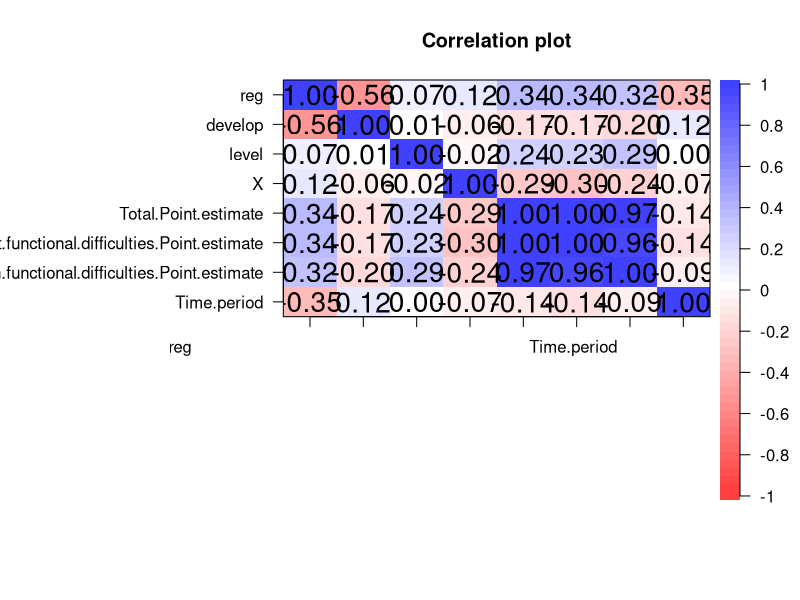

Source code (R): (Note: this script raises an error after producing the figure.)
library(psych)
library(caret)
library(dplyr)
library(car)

oor=read.csv("HousingOOR.csv")
dt1=subset(oor,select = c(reg,develop,level,X,
                          Total.Point.estimate,Children.without.functional.difficulties.Point.estimate,
                          Children.with.functional.difficulties.Point.estimate,Time.period))
corPlot(cor(dt1))

set.seed(8)
split1<- sample(c(rep(0, 0.7 * nrow(dt1)), rep(1, 0.3 * nrow(dt1))))
table(split1)
train=dt1[split1==0,]
test=dt1[split1==1,]

model=lm(Children.with.functional.difficulties.Point.estimate~.,data = train)
dtPred=predict(model,test)

rmse(test$Children.with.functional.difficulties.Point.estimate, dtPred)
#2.270764

#model=lm(Children.with.functional.difficulties.Point.estimate~.,data = dt1)

summary(model)
# Call:
#   lm(formula = Children.with.functional.difficulties.Point.estimate ~ 
#        ., data = train)
# 
# Residuals:
#   Min      1Q  Median      3Q     Max 
# -4.2412 -1.7173 -0.6061  0.9210 10.6210 
# 
# Coefficients:
#   Estimate Std. Error t value Pr(>|t|)    
# (Intercept)                                             -536.2213   720.2423  -0.745    0.459    
# reg                                                       -0.2311     0.2999  -0.771    0.443    
# develop                                                   -0.6709     0.7290  -0.920    0.360    
# level                                                      0.4489     0.4004   1.121    0.266    
# X                                                          0.5994     0.6604   0.908    0.367    
# Total.Point.estimate                                       4.7735     0.3821  12.494  < 2e-16 ***
#   Children.without.functional.difficulties.Point.estimate   -3.8013     0.3869  -9.824  4.1e-15 ***
#   Time.period                                                0.2665     0.3566   0.747    0.457    
# ---
#   Signif. codes:  0 '***' 0.001 '**' 0.01 '*' 0.05 '.' 0.1 ' ' 1
# 
# Residual standard error: 2.707 on 75 degrees of freedom
# Multiple R-squared:  0.9783,	Adjusted R-squared:  0.9763 
# F-statistic: 483.1 on 7 and 75 DF,  p-value: < 2.2e-16


plot(model,2)
#require regression for tpe
dt1_tpe=subset(train,select = -c(Children.without.functional.difficulties.Point.estimate,Children.with.functional.difficulties.Point.estimate))
model_tpe=lm(Total.Point.estimate~.,data = dt1_tpe)
summary(model_tpe)
# lm(formula = Total.Point.estimate ~ ., data = dt1_tpe)
# 
# Residuals:
#   Min      1Q  Median      3Q     Max 
# -21.256  -9.286  -2.427   6.926  42.921 
# 
# Coefficients:
#   Estimate Std. Error t value Pr(>|t|)   
# (Intercept) -235.8479  3791.3357  -0.062  0.95056   
# reg            4.7595     1.4932   3.187  0.00207 **
#   develop       -0.8227     3.7722  -0.218  0.82794   
# level          3.8127     2.0324   1.876  0.06445 . 
# X            -10.9006     3.1967  -3.410  0.00104 **
#   Time.period    0.1216     1.8773   0.065  0.94851   
# ---
#   Signif. codes:  0 '***' 0.001 '**' 0.01 '*' 0.05 '.' 0.1 ' ' 1
# 
# Residual standard error: 14.35 on 77 degrees of freedom
# Multiple R-squared:  0.3029,	Adjusted R-squared:  0.2576 
# F-statistic: 6.692 on 5 and 77 DF,  p-value: 3.173e-05

plot(model_tpe,2)

#require regression for cwithout
dt1_cthout=subset(train,select = -c(Total.Point.estimate,Children.with.functional.difficulties.Point.estimate))
model_cthout=lm(Children.without.functional.difficulties.Point.estimate~.,data=dt1_cthout)
summary(model_cthout)
# call:
#   lm(formula = Children.without.functional.difficulties.Point.estimate ~ 
#        ., data = dt1_cthout)
# 
# Residuals:
#   Min      1Q  Median      3Q     Max 
# -21.208  -8.718  -3.010   7.631  42.289 
# 
# Coefficients:
#   Estimate Std. Error t value Pr(>|t|)    
# (Intercept) -1.047e+01  3.744e+03  -0.003 0.997775    
# reg          4.726e+00  1.474e+00   3.205 0.001965 ** 
#   develop     -4.025e-01  3.725e+00  -0.108 0.914226    
# level        3.547e+00  2.007e+00   1.768 0.081088 .  
# X           -1.109e+01  3.156e+00  -3.514 0.000743 ***
#   Time.period  9.757e-03  1.854e+00   0.005 0.995814    
# ---
#   Signif. codes:  0 '***' 0.001 '**' 0.01 '*' 0.05 '.' 0.1 ' ' 1
# 
# Residual standard error: 14.17 on 77 degrees of freedom
# Multiple R-squared:  0.302,	Adjusted R-squared:  0.2566 
# F-statistic: 6.662 on 5 and 77 DF,  p-value: 3.329e-05
plot(model_cthout,2)

#create prediction of OOR
hmph=subset(dt1,select = c(Time.period,Children.with.functional.difficulties.Point.estimate))
a=colMeans(hmph[hmph$Time.period=='2017',])
b=colMeans(hmph[hmph$Time.period=='2018',])
c=colMeans(hmph[hmph$Time.period=='2019',])
d=colMeans(hmph[hmph$Time.period=='2020',])

yearPred1=data.frame(
  year=c(2017:2020),
  oorDisabled=c(as.double(a[2]),as.double(b[2]),as.double(c[2]),as.double(d[2]))
)
i=0
j=0
#set how many year to predict
year=5

for(j in 1:year){
  pred=0
  for(i in 1:nrow(dt1)) {
    #predict for each row
    re=dt1[i,]$reg
    dv=dt1[i,]$develop
    indi=dt1[i,]$level
    house=dt1[i,]$X
    
    #set year to predict
    t=yearPred1[nrow(yearPred1),]$year+1
    
    #set total estimate
    d0=data.frame(reg=re,develop=dv,level=indi,X=house,Time.period=t,interval = "confidence")
    tpe=as.double(predict(model_tpe,d0))
    
    #set cthout
    d1=data.frame(reg=re,develop=dv,level=indi,X=house,Time.period=t,interval = "confidence")
    cthout=as.double(predict(model_cthout,d1))
    
    newdata=data.frame(reg=re,
                       develop=dv,
                       level=indi,
                       X=house,
                       Total.Point.estimate=tpe,
                       Children.without.functional.difficulties.Point.estimate=cthout,
                       Time.period = t, interval = "confidence")
    
    pred=pred+as.double(predict(model,newdata))
  }
  meanPred=pred/nrow(dt1)
  #create data frame
  newPred=data.frame(
    year=yearPred1[nrow(yearPred1),]$year+1,
    anarDisabled=meanPred
  )
  #insert to yearPred1
  yearPred1[nrow(yearPred1) + 1,]=newPred
}


plot(yearPred1$year, yearPred1$oorDisabled, col="red",type = "b", lty = 2, frame=FALSE,
     main = "Percentage of children with disabilities dropping out from school", xlab="Year",ylab="Percentage of children with disabilities")
lines(yearPred1[1:4,]$year, yearPred1[1:4,]$oorDisabled, col="blue",type = "b", lty = 1)
legend("bottomright", legend=c("Predicted", "Actual"),
       col=c("red", "blue"), lty = 2:1, cex=0.8)
